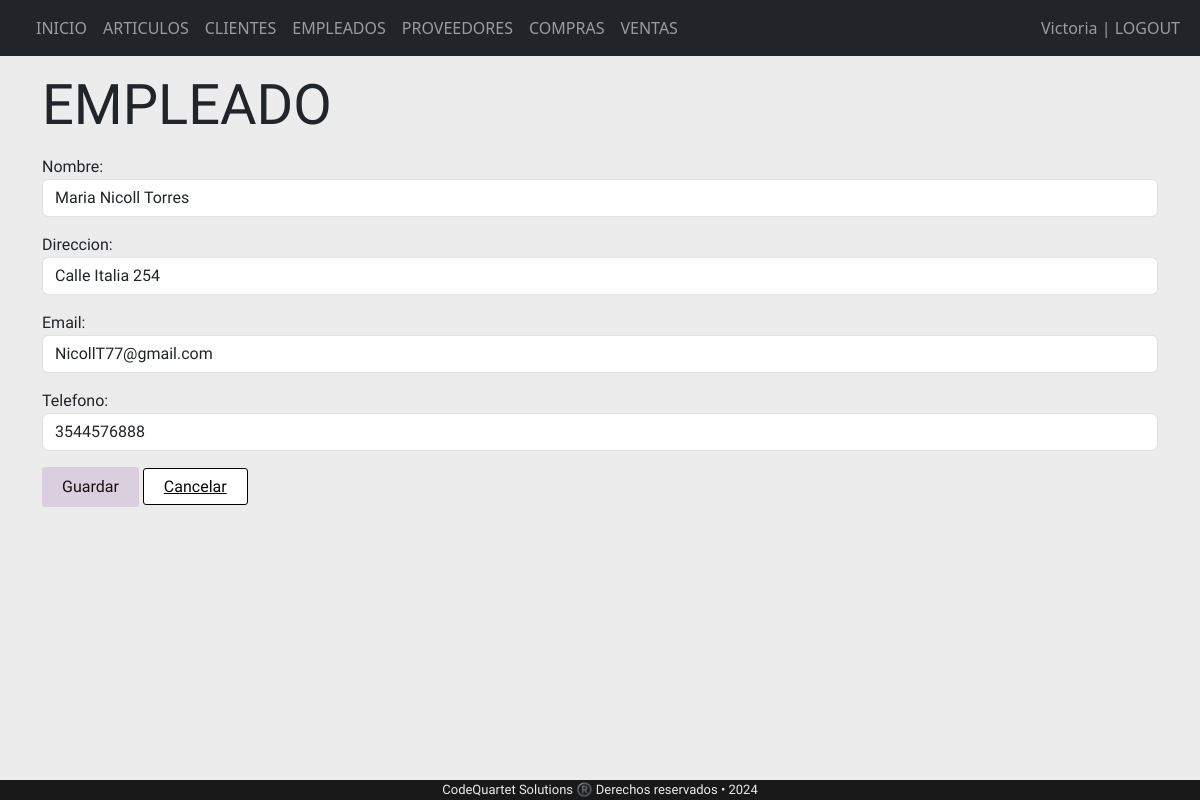
Page /empleados/EmpleadosModif/2/ (signed in) on the committed database.
### appRieVictoria/models.py (models this page shows, shortened)
class Empleados(models.Model):
    nombre = models.CharField(max_length=50, help_text="",verbose_name="Nombre")
    direccion = models.CharField(max_length=100, help_text='')
    Email = models.EmailField(help_text="")
    telefono = models.PositiveBigIntegerField(help_text='')
    proveedores = models.ManyToManyField("Proveedores" ,related_name='venden_a_empleados', through="Compras")
    clientes = models.ManyToManyField("Clientes" ,related_name='empleados_relacionados', through="Ventas")
    class Meta:
        permissions = [
            ("puede_aprobar", "Puede aprobar el modelo"),
            ("puede_publicar", "Puede publicar el modelo"),
        ]

### appRieVictoria/views.py (the view)
# urls.py: path('empleados/EmpleadosModif/<int:pk>/', views.EmpleadosModif, name='EmpleadosModif'),
@permission_required('app.change_empleados', login_url='/login/')
def EmpleadosModif(request, pk):
    empleados = Empleados.objects.get(pk=pk)
    if request.method == 'POST':
        form = EmpleadosForm(request.POST, instance=empleados)
        if form.is_valid():
            form.save()
            return HttpResponseRedirect(reverse('tablaempleados'))
    else:
        form = EmpleadosForm(instance=empleados)
    return render(request, 'EmpleadosForm.html', {'form': form, 'empleados': empleados})

### appRieVictoria/forms.py
class EmpleadosForm(forms.ModelForm):
    class Meta:
        model = Empleados
        fields = ('nombre', 'direccion', 'Email', 'telefono'  )
        widgets = {
            'nombre': forms.TextInput(attrs={'class': 'form-control'}),
            'direccion': forms.TextInput(attrs={'class': 'form-control'}),
            'Email': forms.TextInput(attrs={'class': 'form-control'}),
            'telefono': forms.NumberInput(attrs={'class': 'form-control'}),
        }

### proyectoRieVictoria/templates/EmpleadosForm.html (shortened to what this page needs)
{% extends "base.html" %}
{% block content %}
<div class= "letra">
<div class="row">
    <h3 class="display-4 my-3">EMPLEADO</h3>
    <form method="post" enctype="multipart/form-data">
        {{ form.as_p }}
        <button class="botonguardar" type="submit">Guardar</button>
        <a class="botoncancelar" class= "botoncancelar:hover" href="{% url 'tablaempleados' %}">Cancelar</a>
    </form>
</div>
</div>
{% endblock %}

### proyectoRieVictoria/templates/base.html (shortened to what this page needs)
{% load static %}
<!DOCTYPE html>
<html lang="en">
<head>
    {% load bootstrap5 %}
    {% bootstrap_css %}
    <link rel="stylesheet" href="{% static 'estilos.css' %}">
</head>
<body>
    <nav class="navbar navbar-expand-sm navbar-dark bg-dark">
        <div class="container-fluid">
          <div class="collapse navbar-collapse" id="mynavbar">
            <ul class="navbar-nav me-auto">
              {% if user.is_authenticated %}
                <li class="nav-item">
                  <a class="nav-link" href="/index/">INICIO</a>
                </li>
            <li class="nav-item">
              <a class="nav-link" href="/tabla/">ARTICULOS</a>
            </li>
            <li class="nav-item">
              <a class="nav-link" href="/tablaclientes/">CLIENTES</a>
            </li>
            <li class="nav-item">
              <a class="nav-link" href="/tablaempleados/">EMPLEADOS</a>
            </li>
            <li class="nav-item">
              <a class="nav-link" href="/tablaproveedores/">PROVEEDORES</a>
            </li>
            <li class="nav-item">
              <a class="nav-link" href="/tablaCompras/">COMPRAS</a>
            </li>
            <li class="nav-item">
              <a class="nav-link" href="/tablaVentas/">VENTAS</a>
              </li>
              {% endif %}
            </ul>
            <ul class="nav navbar-nav ms-auto">
              {% if user.is_authenticated %}
                <li class="nav-item">
                  <a class="nav-link" href="{% url 'logout' %}"> {{ request.user }} | LOGOUT</a>
                </li>
              {% else %}
                <li class="nav-item">
                  <a class="nav-link" href="/login"> LOGIN</a>
                </li>
              {% endif %}
            </ul>
          </div>
        </div>
      </nav>
      <div class="container" >
    {% block content %}
    {% endblock %}
      </div>
<footer>
    <div class="container" >
        <div class="row">
            <div class="pie">CodeQuartet Solutions ®️ Derechos reservados • 2024</div>
        </div>
    </div>
</footer>
</body>
</html>

### proyectoRieVictoria/static/estilos.css (style rules this page uses)
body { background-color: rgb(236, 236, 236); position: relative; }
.pie { position: fixed; bottom: 0; left: 0; width: 100%; height: 20px; text-align: center; background-color: rgb(26, 25, 25); color: rgb(236, 236, 236);; font-size: 13px; font-family: 'Ysabeau Office', sans-serif; padding-bottom: 5px 10px; box-sizing: border-box; line-height: 1.5; margin-block-end: 0%; }
.letra { font-family: "Gotu", sans-serif; font-size: 16px; }
.botonguardar { font-family: "Gotu", sans-serif; background-color: #dacfdf; color: #131111; border: none; border-radius:3px; padding: 8px 20px; font-size: 16px; cursor: pointer; transition: background-color 0.3s ease; }
.botoncancelar { font-family: "Gotu", sans-serif; background-color: #ffffff; color: #070707; border: 0.1px solid rgb(0, 0, 0); border-radius: 3px; padding: 8px 20px; font-size: 16px; cursor: pointer; transition: background-color 0.3s ease; }

### rows in the picture
Empleados: nombre "Maria Nicoll Torres", direccion "Calle Italia 254", Email "NicollT77@gmail.com", telefono "3544576888"

### other values in the picture
{{ request.user }} "Victoria"
